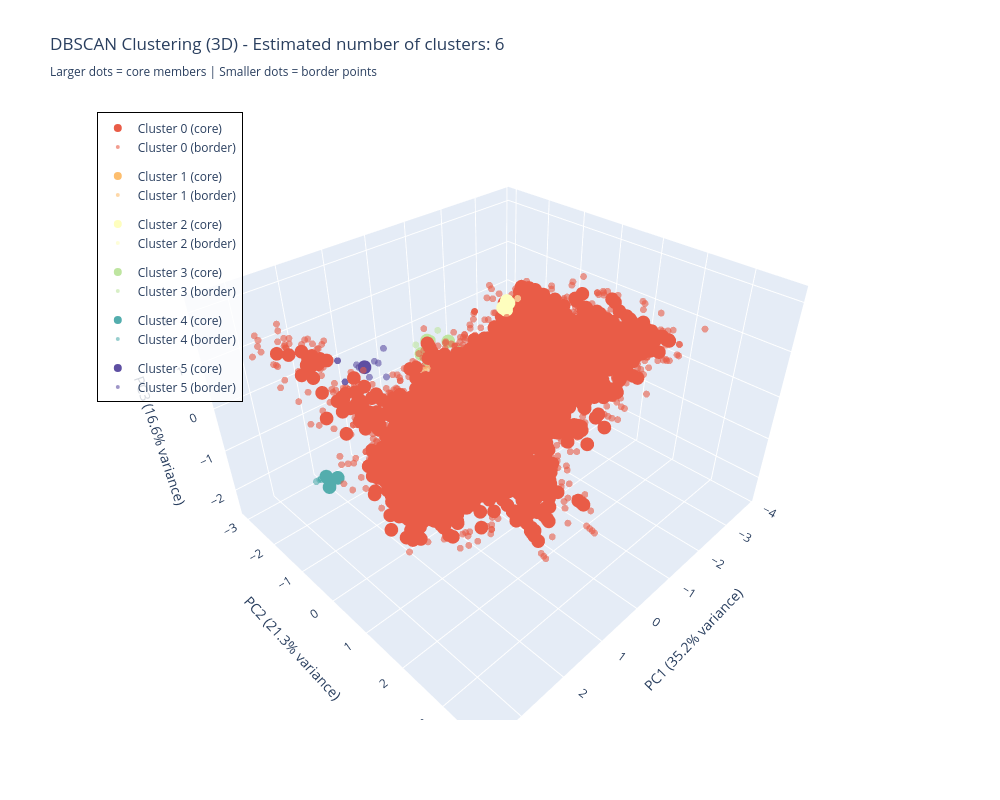

Notebook cell for this chart:
### Code cell
#Apply PCA to reduce to 3 dimensions for interactive visualization with Plotly
from sklearn.decomposition import PCA
import plotly.graph_objects as go

pca = PCA(n_components=3)
df_pca = pca.fit_transform(df_scaled)
df_pca = pd.DataFrame(df_pca, columns=['PC1', 'PC2', 'PC3'])

# Create traces for each cluster
fig = go.Figure()

unique_labels = set(labels)
colors_hex = [f'rgb{tuple([int(c*255) for c in plt.cm.Spectral(each)[:3]])}' 
              for each in np.linspace(0, 1, len(unique_labels))]

# Create a mapping of clusters to colors for legend
cluster_color_map = {}
for k, col_hex in zip(sorted(unique_labels), colors_hex):
    cluster_color_map[k] = col_hex

for k, col_hex in zip(sorted(unique_labels), colors_hex):
    if k == -1:
        continue  # Skip noise points for clarity
    class_member_mask = (labels == k)
    xy = df_pca[class_member_mask]
    
    # Get material indices for this cluster
    material_indices = df_slme[class_member_mask].index
    material_info = [f"Material ID: {idx}" for idx in material_indices]
    
    # Separate core and non-core points
    is_core = core_samples_mask[class_member_mask]
    
    # Plot core samples
    core_points = xy[is_core]
    core_materials = [material_info[i] for i, is_c in enumerate(is_core) if is_c]
    
    if len(core_points) > 0:
        fig.add_trace(go.Scatter3d(
            x=core_points['PC1'], y=core_points['PC2'], z=core_points['PC3'],
            mode='markers',
            name=f'Cluster {k} (core)',
            marker=dict(size=8, color=col_hex, opacity=1.0),
            text=core_materials,
            hovertemplate=f'<b>Cluster {k} (Core)</b><br>%{{text}}<br>PC1: %{{x:.3f}}<br>PC2: %{{y:.3f}}<br>PC3: %{{z:.3f}}<extra></extra>',
            legendgroup=f'cluster_{k}',
            showlegend=True
        ))
    
    # Plot non-core samples
    non_core_points = xy[~is_core]
    non_core_materials = [material_info[i] for i, is_nc in enumerate(is_core) if not is_nc]
    
    if len(non_core_points) > 0:
        fig.add_trace(go.Scatter3d(
            x=non_core_points['PC1'], y=non_core_points['PC2'], z=non_core_points['PC3'],
            mode='markers',
            name=f'Cluster {k} (border)',
            marker=dict(size=4, color=col_hex, opacity=0.6),
            text=non_core_materials,
            hovertemplate=f'<b>Cluster {k} (Border)</b><br>%{{text}}<br>PC1: %{{x:.3f}}<br>PC2: %{{y:.3f}}<br>PC3: %{{z:.3f}}<extra></extra>',
            legendgroup=f'cluster_{k}',
            showlegend=True
        ))

n_clusters_ = len(set(labels)) - (1 if -1 in labels else 0)
fig.update_layout(
    title=f'DBSCAN Clustering (3D) - Estimated number of clusters: {n_clusters_}<br><sub>Larger dots = core members | Smaller dots = border points</sub>',
    scene=dict(
        xaxis_title=f'PC1 ({pca.explained_variance_ratio_[0]*100:.1f}% variance)',
        yaxis_title=f'PC2 ({pca.explained_variance_ratio_[1]*100:.1f}% variance)',
        zaxis_title=f'PC3 ({pca.explained_variance_ratio_[2]*100:.1f}% variance)'
    ),
    width=1000,
    height=800,
    hovermode='closest',
    showlegend=True,
    legend=dict(
        x=0.02,
        y=0.98,
        bgcolor='rgba(255, 255, 255, 0.8)',
        bordercolor='Black',
        borderwidth=1
    )
)
fig.show()

# Print label explanation
print("=" * 60)
print("DBSCAN Label Explanation:")
print("=" * 60)
print(f"Each point in the plot has a cluster label:")
print(f"  • Labels 0, 1, 2, ... = Cluster membership numbers")
print(f"  • Label -1 = Noise points (outliers not assigned to any cluster)")
print(f"\nPoint Types:")
print(f"  • Core members (larger dots): Points at the center of clusters")
print(f"  • Border points (smaller dots): Points on the edges of clusters")
print(f"\nCurrent Clustering Results:")
print(f"  • Number of clusters found: {n_clusters_}")
print(f"  • Number of noise points: {sum(labels == -1)}")
print(f"  • Total materials analyzed: {len(labels)}")
print("=" * 60)

### Figure 1 — Plotly figure (JSON) as saved in the notebook; plotly's stock layout.template omitted (floating-point values rounded to 4 significant figures; data arrays with more than 128 entries replaced by an {"elided": "..."} marker saying what was removed)
{"data": [{"hovertemplate": "<b>Cluster 0 (Core)</b><br>%{text}<br>PC1: %{x:.3f}<br>PC2: %{y:.3f}<br>PC3: %{z:.3f}<extra></extra>", "legendgroup": "cluster_0", "marker": {"color": "rgb(233, 92, 71)", "opacity": 1, "size": 8}, "mode": "markers", "name": "Cluster 0 (core)", "showlegend": true, "text": {"elided": "5928 str values"}, "type": "scatter3d", "x": {"elided": "5928 float values"}, "y": {"elided": "5928 float values"}, "z": {"elided": "5928 float values"}}, {"hovertemplate": "<b>Cluster 0 (Border)</b><br>%{text}<br>PC1: %{x:.3f}<br>PC2: %{y:.3f}<br>PC3: %{z:.3f}<extra></extra>", "legendgroup": "cluster_0", "marker": {"color": "rgb(233, 92, 71)", "opacity": 0.6, "size": 4}, "mode": "markers", "name": "Cluster 0 (border)", "showlegend": true, "text": {"elided": "1759 str values"}, "type": "scatter3d", "x": {"elided": "1759 float values"}, "y": {"elided": "1759 float values"}, "z": {"elided": "1759 float values"}}, {"hovertemplate": "<b>Cluster 1 (Core)</b><br>%{text}<br>PC1: %{x:.3f}<br>PC2: %{y:.3f}<br>PC3: %{z:.3f}<extra></extra>", "legendgroup": "cluster_1", "marker": {"color": "rgb(253, 190, 110)", "opacity": 1, "size": 8}, "mode": "markers", "name": "Cluster 1 (core)", "showlegend": true, "text": ["Material ID: 2436", "Material ID: 3764", "Material ID: 4530", "Material ID: 5265", "Material ID: 5520", "Material ID: 5714", "Material ID: 6960", "Material ID: 23941", "Material ID: 29198", "Material ID: 37828", "Material ID: 60909"], "type": "scatter3d", "x": [-1.032, -1.032, -1.117, -1.103, -1.033, -1.213, -1.241, -0.5835, -1.213, -1.103, -1.12], "y": [-2.477, -2.476, -2.415, -2.41, -2.358, -2.731, -2.73, -2.145, -2.731, -2.41, -2.414], "z": [-0.9097, -0.9097, -1.001, -0.9797, -1.007, -1.065, -1.061, -1.201, -1.065, -0.9797, -0.9826]}, {"hovertemplate": "<b>Cluster 1 (Border)</b><br>%{text}<br>PC1: %{x:.3f}<br>PC2: %{y:.3f}<br>PC3: %{z:.3f}<extra></extra>", "legendgroup": "cluster_1", "marker": {"color": "rgb(253, 190, 110)", "opacity": 0.6, "size": 4}, "mode": "markers", "name": "Cluster 1 (border)", "showlegend": true, "text": ["Material ID: 2494", "Material ID: 2629", "Material ID: 5219", "Material ID: 7614", "Material ID: 7687", "Material ID: 15616", "Material ID: 21991", "Material ID: 24172", "Material ID: 25534", "Material ID: 25849", "Material ID: 29194", "Material ID: 32641", "Material ID: 37589", "Material ID: 38771", "Material ID: 38780", "Material ID: 40520", "Material ID: 56543"], "type": "scatter3d", "x": [-0.3034, -0.8651, -1.277, -1.025, -1.405, -0.3958, -0.3132, -0.7637, -0.313, -1.12, -1.684, -0.8687, -0.6104, -1.351, -0.8278, -0.4405, -1.429], "y": [-1.835, -2.624, -2.932, -2.816, -2.841, -2.212, -1.679, -2.393, -1.679, -2.09, -3.038, -2.531, -2.535, -2.439, -2.716, -2.26, -2.839], "z": [-1.145, -1.342, -1.064, -1.017, -1.096, -1.319, -1.207, -1.339, -1.207, -0.8946, -1.105, -1.408, -1.029, -0.7988, -0.9581, -1.149, -1.126]}, {"hovertemplate": "<b>Cluster 2 (Core)</b><br>%{text}<br>PC1: %{x:.3f}<br>PC2: %{y:.3f}<br>PC3: %{z:.3f}<extra></extra>", "legendgroup": "cluster_2", "marker": {"color": "rgb(254, 254, 190)", "opacity": 1, "size": 8}, "mode": "markers", "name": "Cluster 2 (core)", "showlegend": true, "text": ["Material ID: 2802", "Material ID: 3115", "Material ID: 3277", "Material ID: 3663", "Material ID: 4089", "Material ID: 4767", "Material ID: 5482", "Material ID: 5558", "Material ID: 6721", "Material ID: 6827", "Material ID: 6925", "Material ID: 30643", "Material ID: 35167", "Material ID: 39425", "Material ID: 41344", "Material ID: 62914"], "type": "scatter3d", "x": [-1.523, -1.53, -1.533, -1.53, -1.53, -1.303, -1.407, -1.53, -1.38, -1.283, -1.523, -1.303, -1.281, -1.213, -1.53, -1.362], "y": [-0.7711, -0.7747, -0.7739, -0.7747, -0.7747, -0.6135, -0.6986, -0.7747, -0.6772, -0.6777, -0.7705, -0.6132, -0.6752, -0.5657, -0.7752, -0.6411], "z": [1.179, 1.179, 1.179, 1.179, 1.179, 1.167, 1.293, 1.179, 1.29, 1.199, 1.179, 1.168, 1.198, 1.287, 1.179, 1.275]}, {"hovertemplate": "<b>Cluster 2 (Border)</b><br>%{text}<br>PC1: %{x:.3f}<br>PC2: %{y:.3f}<br>PC3: %{z:.3f}<extra></extra>", "legendgroup": "cluster_2", "marker": {"color": "rgb(254, 254, 190)", "opacity": 0.6, "size": 4}, "mode": "markers", "name": "Cluster 2 (border)", "showlegend": true, "text": ["Material ID: 24993"], "type": "scatter3d", "x": [-1.41], "y": [-0.4053], "z": [1.449]}, {"hovertemplate": "<b>Cluster 3 (Core)</b><br>%{text}<br>PC1: %{x:.3f}<br>PC2: %{y:.3f}<br>PC3: %{z:.3f}<extra></extra>", "legendgroup": "cluster_3", "marker": {"color": "rgb(190, 229, 160)", "opacity": 1, "size": 8}, "mode": "markers", "name": "Cluster 3 (core)", "showlegend": true, "text": ["Material ID: 2997", "Material ID: 3093", "Material ID: 3138", "Material ID: 3436", "Material ID: 4611", "Material ID: 5661", "Material ID: 8128", "Material ID: 24225", "Material ID: 25772", "Material ID: 25860", "Material ID: 32336", "Material ID: 32563", "Material ID: 43708", "Material ID: 46537", "Material ID: 61331", "Material ID: 61443", "Material ID: 71216", "Material ID: 71947", "Material ID: 72771", "Material ID: 74152", "Material ID: 74889", "Material ID: 75061"], "type": "scatter3d", "x": [-0.8607, -1.032, -0.877, -0.7008, -0.8791, -1.031, -0.8762, -0.7669, -0.8977, -0.6866, -1.203, -0.8795, -0.8589, -0.8301, -0.7011, -0.6206, -0.88, -0.8797, -0.88, -0.721, -0.8797, -0.7217], "y": [-2.447, -2.797, -2.485, -2.418, -2.475, -2.797, -2.484, -2.448, -2.431, -2.031, -2.278, -2.476, -2.483, -2.34, -2.419, -2.513, -2.459, -2.459, -2.459, -2.454, -2.459, -2.453], "z": [-0.4463, -0.3008, -0.4255, -0.4252, -0.4776, -0.3002, -0.4256, -0.4834, -0.472, -0.4288, -0.1812, -0.4773, -0.4262, -0.4748, -0.4254, -0.3502, -0.4875, -0.4875, -0.4875, -0.4062, -0.4875, -0.4068]}, {"hovertemplate": "<b>Cluster 3 (Border)</b><br>%{text}<br>PC1: %{x:.3f}<br>PC2: %{y:.3f}<br>PC3: %{z:.3f}<extra></extra>", "legendgroup": "cluster_3", "marker": {"color": "rgb(190, 229, 160)", "opacity": 0.6, "size": 4}, "mode": "markers", "name": "Cluster 3 (border)", "showlegend": true, "text": ["Material ID: 876", "Material ID: 3852", "Material ID: 25699", "Material ID: 29406", "Material ID: 29756", "Material ID: 31378", "Material ID: 32265", "Material ID: 37940", "Material ID: 40865", "Material ID: 43740", "Material ID: 44100", "Material ID: 68558", "Material ID: 70469", "Material ID: 70963", "Material ID: 72194", "Material ID: 72931", "Material ID: 74654"], "type": "scatter3d", "x": [-0.7703, -0.5776, -0.937, -0.7628, -0.6817, -0.7912, -1.254, -0.7879, -0.4985, -1.254, -1.087, -1.073, -0.2435, -0.7838, -1.074, -0.7822, -1.061], "y": [-2.162, -1.811, -2.294, -1.631, -1.76, -2.576, -2.004, -2.896, -1.476, -2.004, -2.692, -2.707, -2.321, -2.163, -2.662, -2.163, -2.651], "z": [-0.5127, -0.4901, 0.1903, -0.4517, -0.3579, -0.6733, -0.2893, -0.3538, -0.4056, -0.289, -0.2412, -0.2317, -0.5152, -0.5285, -0.2446, -0.527, -0.2454]}, {"hovertemplate": "<b>Cluster 4 (Core)</b><br>%{text}<br>PC1: %{x:.3f}<br>PC2: %{y:.3f}<br>PC3: %{z:.3f}<extra></extra>", "legendgroup": "cluster_4", "marker": {"color": "rgb(83, 173, 173)", "opacity": 1, "size": 8}, "mode": "markers", "name": "Cluster 4 (core)", "showlegend": true, "text": ["Material ID: 7681", "Material ID: 13725", "Material ID: 18692", "Material ID: 19437", "Material ID: 35458", "Material ID: 35648", "Material ID: 35860", "Material ID: 36080", "Material ID: 42439"], "type": "scatter3d", "x": [2.817, 2.817, 2.731, 2.649, 2.73, 2.73, 2.817, 2.816, 2.731], "y": [-1.15, -1.15, -1.365, -1.095, -1.365, -1.366, -1.15, -1.152, -1.365], "z": [-1.195, -1.195, -1.124, -1.038, -1.124, -1.124, -1.195, -1.195, -1.124]}, {"hovertemplate": "<b>Cluster 4 (Border)</b><br>%{text}<br>PC1: %{x:.3f}<br>PC2: %{y:.3f}<br>PC3: %{z:.3f}<extra></extra>", "legendgroup": "cluster_4", "marker": {"color": "rgb(83, 173, 173)", "opacity": 0.6, "size": 4}, "mode": "markers", "name": "Cluster 4 (border)", "showlegend": true, "text": ["Material ID: 12777", "Material ID: 26544", "Material ID: 34591", "Material ID: 35327", "Material ID: 44441"], "type": "scatter3d", "x": [2.801, 2.833, 2.801, 2.801, 2.879], "y": [-1.442, -1.442, -1.443, -1.443, -1.498], "z": [-1.193, -1.184, -1.192, -1.192, -1.239]}, {"hovertemplate": "<b>Cluster 5 (Core)</b><br>%{text}<br>PC1: %{x:.3f}<br>PC2: %{y:.3f}<br>PC3: %{z:.3f}<extra></extra>", "legendgroup": "cluster_5", "marker": {"color": "rgb(94, 79, 162)", "opacity": 1, "size": 8}, "mode": "markers", "name": "Cluster 5 (core)", "showlegend": true, "text": ["Material ID: 54381"], "type": "scatter3d", "x": [1.683], "y": [-1.236], "z": [0.8919]}, {"hovertemplate": "<b>Cluster 5 (Border)</b><br>%{text}<br>PC1: %{x:.3f}<br>PC2: %{y:.3f}<br>PC3: %{z:.3f}<extra></extra>", "legendgroup": "cluster_5", "marker": {"color": "rgb(94, 79, 162)", "opacity": 0.6, "size": 4}, "mode": "markers", "name": "Cluster 5 (border)", "showlegend": true, "text": ["Material ID: 23514", "Material ID: 26499", "Material ID: 35112", "Material ID: 49299", "Material ID: 51868", "Material ID: 54439", "Material ID: 54442", "Material ID: 54822", "Material ID: 61691", "Material ID: 63364", "Material ID: 63448", "Material ID: 65113", "Material ID: 65397", "Material ID: 67782"], "type": "scatter3d", "x": [1.397, 1.688, 1.642, 1.131, 1.718, 2.011, 2.011, 1.327, 1.441, 1.888, 1.891, 2.121, 2.114, 2.123], "y": [-1.205, -1.107, -1.55, -1.381, -1.361, -1.414, -1.415, -1.099, -1.261, -1.772, -1.771, -1.261, -1.271, -1.126], "z": [0.8649, 0.7378, 0.7841, 0.9917, 0.8475, 0.6454, 0.6461, 0.5836, 0.899, 0.8824, 0.8848, 0.3938, 0.3934, 0.5744]}], "layout": {"height": 800, "hovermode": "closest", "legend": {"bgcolor": "rgba(255, 255, 255, 0.8)", "bordercolor": "Black", "borderwidth": 1, "x": 0.02, "y": 0.98}, "scene": {"xaxis": {"title": {"text": "PC1 (35.2% variance)"}}, "yaxis": {"title": {"text": "PC2 (21.3% variance)"}}, "zaxis": {"title": {"text": "PC3 (16.6% variance)"}}}, "showlegend": true, "title": {"text": "DBSCAN Clustering (3D) - Estimated number of clusters: 6<br><sub>Larger dots = core members | Smaller dots = border points</sub>"}, "width": 1000}}
